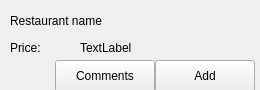
<?xml version="1.0" encoding="UTF-8"?>
<ui version="4.0">
 <class>RestaurantInfoForm</class>
 <widget class="QWidget" name="RestaurantInfoForm">
  <property name="geometry">
   <rect>
    <x>0</x>
    <y>0</y>
    <width>260</width>
    <height>90</height>
   </rect>
  </property>
  <property name="contextMenuPolicy">
   <enum>Qt::NoContextMenu</enum>
  </property>
  <property name="windowTitle">
   <string notr="true">Form</string>
  </property>
  <property name="styleSheet">
   <string notr="true"/>
  </property>
  <widget class="QLabel" name="label_RestaurantName">
   <property name="geometry">
    <rect>
     <x>10</x>
     <y>10</y>
     <width>201</width>
     <height>21</height>
    </rect>
   </property>
   <property name="text">
    <string notr="true">Restaurant name</string>
   </property>
   <property name="textInteractionFlags">
    <set>Qt::NoTextInteraction</set>
   </property>
  </widget>
  <widget class="QLabel" name="_label_price">
   <property name="geometry">
    <rect>
     <x>10</x>
     <y>40</y>
     <width>71</width>
     <height>16</height>
    </rect>
   </property>
   <property name="text">
    <string>Price:</string>
   </property>
  </widget>
  <widget class="QLabel" name="label_price">
   <property name="geometry">
    <rect>
     <x>80</x>
     <y>40</y>
     <width>61</width>
     <height>16</height>
    </rect>
   </property>
   <property name="text">
    <string notr="true">TextLabel</string>
   </property>
  </widget>
  <widget class="QLabel" name="label_spin">
   <property name="geometry">
    <rect>
     <x>100</x>
     <y>110</y>
     <width>32</width>
     <height>32</height>
    </rect>
   </property>
   <property name="text">
    <string notr="true">TextLabel</string>
   </property>
   <property name="textFormat">
    <enum>Qt::PlainText</enum>
   </property>
   <property name="textInteractionFlags">
    <set>Qt::NoTextInteraction</set>
   </property>
  </widget>
  <widget class="QPushButton" name="btnShow">
   <property name="geometry">
    <rect>
     <x>55</x>
     <y>60</y>
     <width>100</width>
     <height>32</height>
    </rect>
   </property>
   <property name="text">
    <string>Comments</string>
   </property>
  </widget>
  <widget class="QPushButton" name="btnAdd">
   <property name="geometry">
    <rect>
     <x>155</x>
     <y>60</y>
     <width>100</width>
     <height>32</height>
    </rect>
   </property>
   <property name="text">
    <string>Add</string>
   </property>
  </widget>
  <widget class="QListWidget" name="listComment">
   <property name="geometry">
    <rect>
     <x>0</x>
     <y>100</y>
     <width>260</width>
     <height>121</height>
    </rect>
   </property>
  </widget>
  <widget class="QPushButton" name="btnCommit">
   <property name="geometry">
    <rect>
     <x>180</x>
     <y>230</y>
     <width>80</width>
     <height>24</height>
    </rect>
   </property>
   <property name="text">
    <string>Commit</string>
   </property>
  </widget>
  <widget class="QLineEdit" name="txtComment">
   <property name="geometry">
    <rect>
     <x>0</x>
     <y>230</y>
     <width>181</width>
     <height>22</height>
    </rect>
   </property>
  </widget>
 </widget>
 <resources/>
 <connections/>
</ui>
